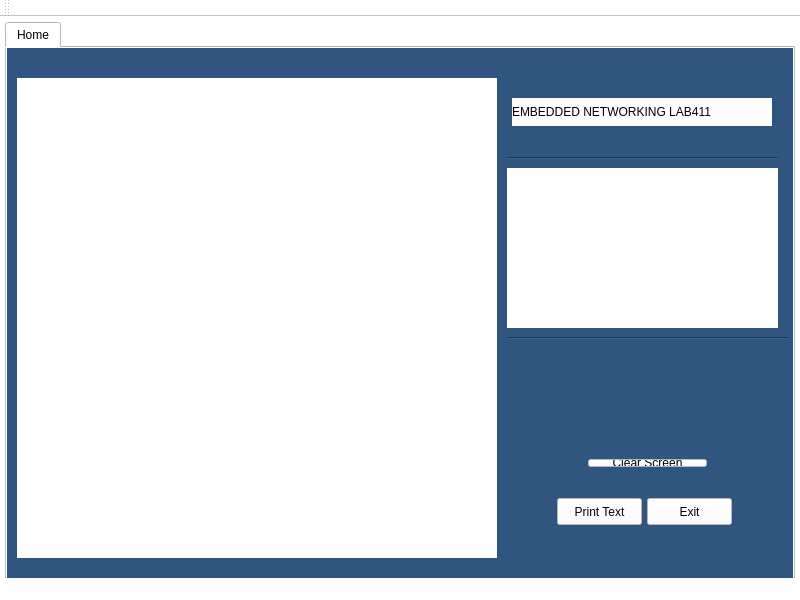
<?xml version="1.0" encoding="UTF-8"?>
<ui version="4.0">
 <class>MainWindow</class>

 <widget class="QMainWindow" name="MainWindow">
  <property name="styleSheet">
        <string notr="true">background-color: rgb(255, 255, 255);</string>
      </property>
  <property name="geometry">
   <rect>
    <x>0</x>
    <y>0</y>
    <width>800</width>
    <height>600</height>
   </rect>
  </property>
  <property name="windowTitle">
   <string>MainWindow</string>
  </property>
  <widget class="QWidget" name="centralWidget">
   <widget class="QTabWidget" name="tabWidget">
    <property name="geometry">
     <rect>
      <x> 5 </x>
      <y> 5 </y>
      <width>790</width>
      <height>590</height>
     </rect>
    </property>
    <property name="currentIndex">
     <number>0</number>
    </property>
    <widget class="QWidget" name="tab">
      <property name="styleSheet">
        <string notr="true">background-color: rgb(48, 86, 128);</string>
      </property>
     <attribute name="title">
      <string>Home</string>
     </attribute>
     <widget class="QWidget" name="verticalLayoutWidget">
      <property name="geometry">
       <rect>
        <x>10</x>
        <y>30</y>
        <width>480</width>
        <height>480</height>
       </rect>
      </property>
      <property name="styleSheet">
        <string notr="true">background-color: rgb(255, 255, 255);</string>
      </property>
      <layout class="QVBoxLayout" name="layConsole"/>
     </widget>
     <widget class="QPushButton" name="btnExit">
      <property name="geometry">
       <rect>
        <x>640</x>
        <y>450</y>
        <width>85</width>
        <height>27</height>
       </rect>
      </property>
      <property name="text">
       <string>Exit</string>
      </property>
      <property name="styleSheet">
        <string notr="true">background-color: rgb(255, 255, 255);</string>
      </property>
     </widget>
     <widget class="QLabel" name="lblImage">
      <property name="styleSheet">
        <string notr="true">background-color: rgb(255, 255, 255);</string>
      </property>
      <property name="geometry">
       <rect>
        <x>500</x>
        <y>120</y>
        <width>271</width>
        <height>161</height>
       </rect>
      </property>
      <property name="text">
       <string/>
      </property>
     </widget>
     <widget class="Line" name="line">
      <property name="geometry">
       <rect>
        <x>500</x>
        <y>280</y>
        <width>281</width>
        <height>20</height>
       </rect>
      </property>
      <property name="orientation">
       <enum>Qt::Horizontal</enum>
      </property>
     </widget>
     <widget class="Line" name="line_2">
      <property name="geometry">
       <rect>
        <x>500</x>
        <y>100</y>
        <width>271</width>
        <height>20</height>
       </rect>
      </property>
      <property name="orientation">
       <enum>Qt::Horizontal</enum>
      </property>
     </widget>
     <widget class="QLabel" name="label_3">
      <property name="geometry">
       <rect>
        <x>505</x>
        <y>50</y>
        <width>260</width>
        <height>28</height>
       </rect>
      </property>
      <property name="text">
       <string>EMBEDDED NETWORKING LAB411</string>
      </property>
      <property name="styleSheet">
        <string notr="true">background-color: rgb(255, 255, 255);</string>
      </property>
     </widget>
     <widget class="QPushButton" name="btnPrint">
      <property name="geometry">
       <rect>
        <x>550</x>
        <y>450</y>
        <width>85</width>
        <height>27</height>
       </rect>
      </property>
      <property name="text">
       <string>Print Text</string>
      </property>
      <property name="styleSheet">
        <string notr="true">background-color: rgb(255, 255, 255);</string>
      </property>
     </widget>
     <widget class="QWidget" name="layoutWidget">
      <property name="geometry">
       <rect>
        <x>570</x>
        <y>400</y>
        <width>141</width>
        <height>30</height>
       </rect>
      </property>
      <layout class="QVBoxLayout" name="verticalLayout">
       <item>
        <widget class="QPushButton" name="btnClear">
         <property name="text">
          <string>Clear Screen</string>
         </property>
         <property name="styleSheet">
          <string notr="true">background-color: rgb(255, 255, 255);</string>
         </property>
        </widget>
       </item>
      </layout>
     </widget>
    </widget>
   </widget>
  </widget>
  <widget class="QToolBar" name="mainToolBar">
   <attribute name="toolBarArea">
    <enum>TopToolBarArea</enum>
   </attribute>
   <attribute name="toolBarBreak">
    <bool>false</bool>
   </attribute>
  </widget>
  <widget class="QStatusBar" name="statusBar"/>
  <action name="actSetting">
   <property name="text">
    <string>Setting</string>
   </property>
  </action>
  <action name="actionQuit">
   <property name="text">
    <string>Quit</string>
   </property>
  </action>
 </widget>
 <layoutdefault spacing="6" margin="11"/>
 <resources/>
 <connections/>
</ui>
